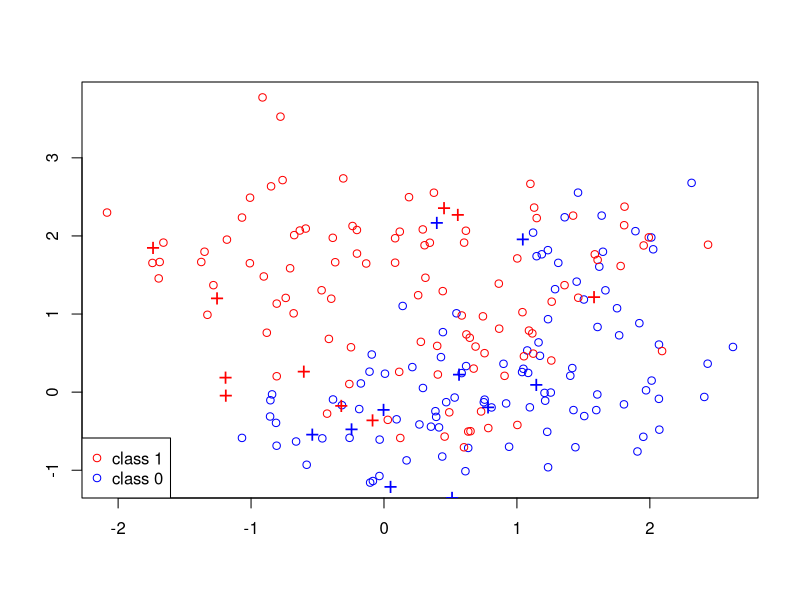
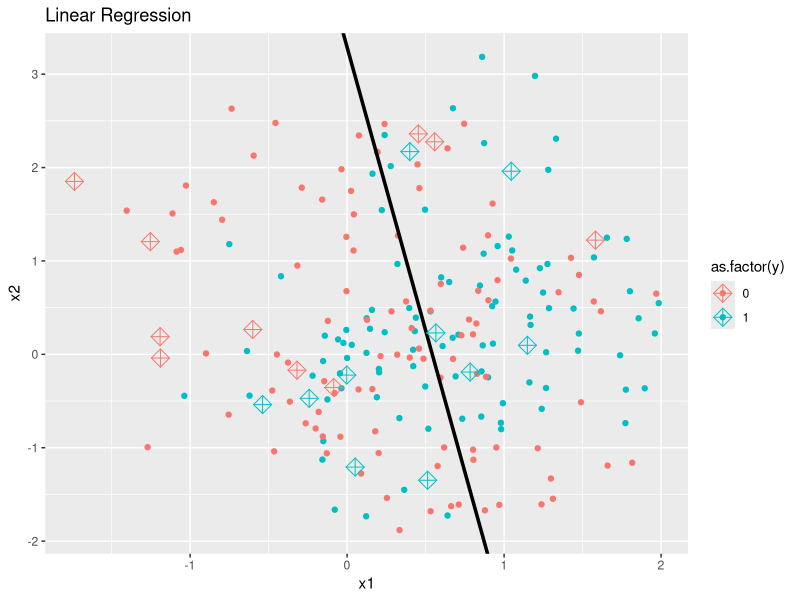
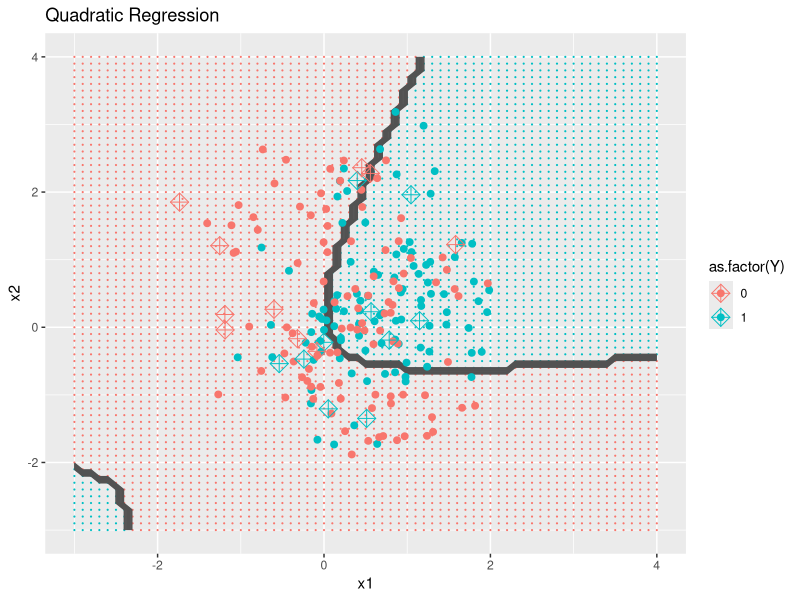
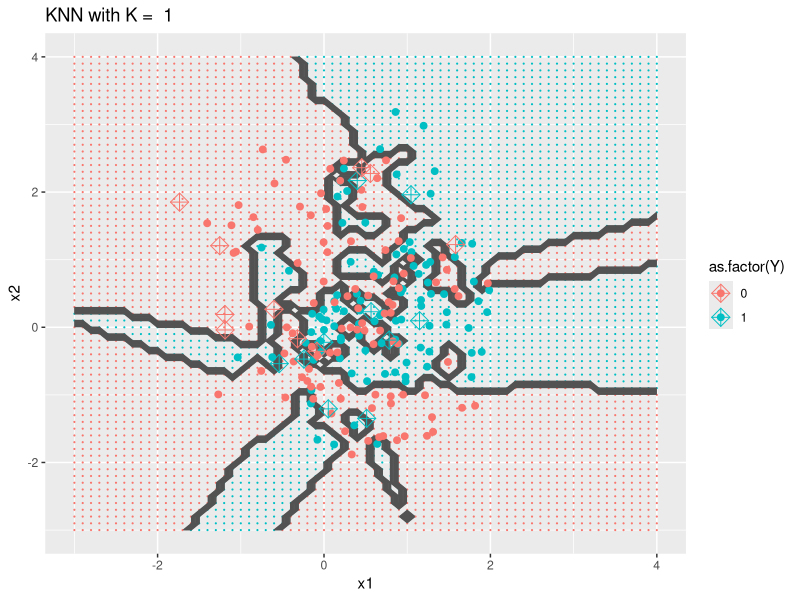
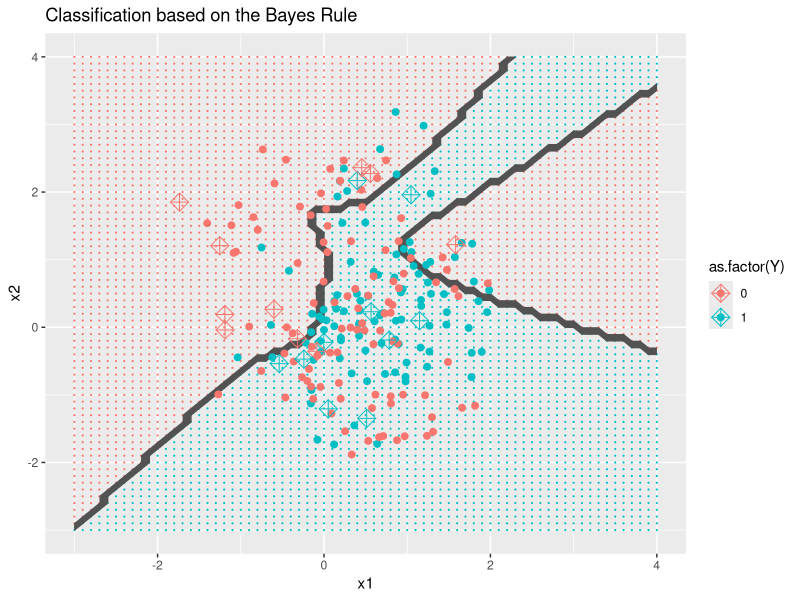
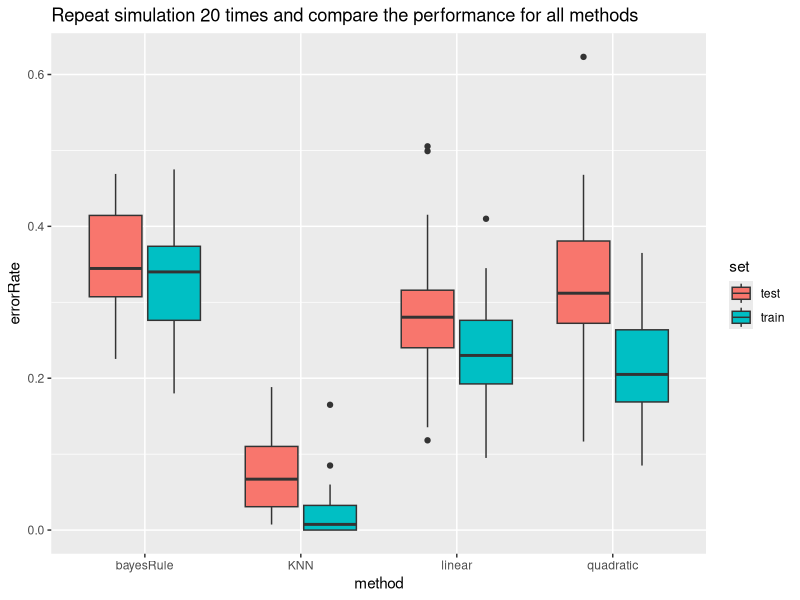
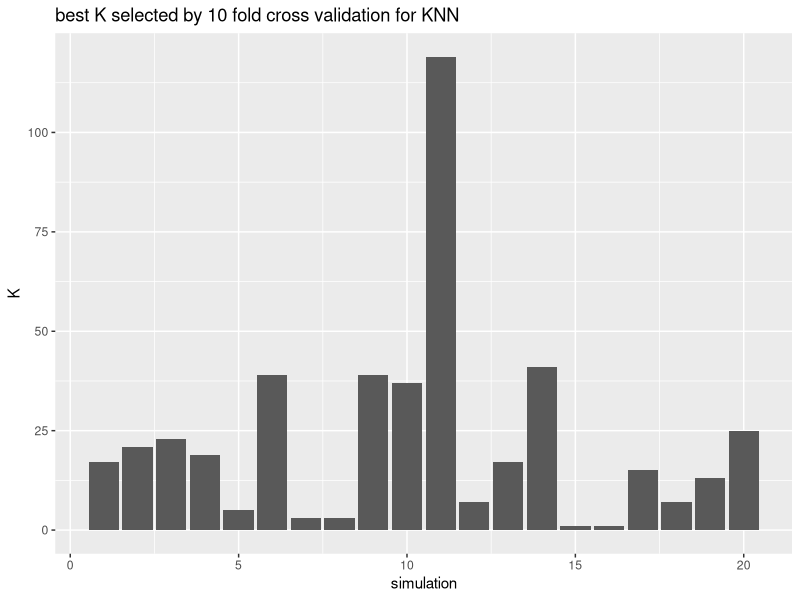

The R source for these figures, in order:
## ---- chunk 1
knitr::opts_chunk$set(warning = FALSE, message = FALSE)
options(scipen = 1, digits = 4, width = 80, fig.align = "center")
library(class)
library(ggplot2)
## ---- chunk 2
# fill the following result during 20 simulation run
linearTestErr = data.frame(method = rep("linear",20), set = rep("test", 20), errorRate = rep(0.0, 20)  )
linearTrainErr = data.frame(method = rep("linear",20), set = rep("train", 20), errorRate = rep(0.0, 20)  )

quadTestErr = data.frame(method = rep("quadratic",20), set = rep("test", 20), errorRate = rep(0.0, 20)  )
quadTrainErr = data.frame(method = rep("quadratic",20), set = rep("train", 20), errorRate = rep(0.0, 20)  )

knnTestErr = data.frame(method = rep("KNN",20), set = rep("test", 20), errorRate = rep(0.0, 20) )
knnTrainErr = data.frame(method = rep("KNN",20), set = rep("train", 20), errorRate = rep(0.0, 20)  )

bayesTestErr = data.frame(method = rep("bayesRule",20), set = rep("test", 20), errorRate = rep(0.0, 20)  )
bayesTrainErr = data.frame(method = rep("bayesRule",20), set = rep("train", 20), errorRate = rep(0., 20)  )
KNNCvBestK = rep(0, 20)
set.seed(8742)
## ---- chunk 3
generateCenters = function() {
  centers = 10; # number of centers
  p = 2;    
  sd = 1;  # sd for generating the centers within each class
  m1 = matrix(rnorm(centers*p), centers, p)*sd + cbind( rep(1,centers), rep(0,centers));
  m0 = matrix(rnorm(centers*p), centers, p)*sd + cbind( rep(0,centers), rep(1,centers));
  list(m0,m1)
}
## ---- chunk 4
generate_sim_data= function(centers = 10, n = 100, p = 2, sd = sqrt(1/5) ) {

  centers_mat = generateCenters()
  m0 = centers_mat[[1]]
  m1 = centers_mat[[2]]
  # Randomly allocate the n samples for class 1  to the 10 clusters
  id1 = sample(1:centers, n, replace = TRUE);
  # Randomly allocate the n samples for class 1 to the 10 clusters
  id0 = sample(1:centers, n, replace = TRUE);  
  matrix(rnorm(2*n*p), 2*n, p)*sd + rbind(m1[id1,], m0[id0,])
}
## ---- chunk 5
generateTrainAndTestData = function(train = 100, test = 5000) {

  train_data = generate_sim_data()
  train_df = data.frame(train_data)
  train_df$y = c(c(rep(1,train), rep(0,train)))
  colnames(train_df) = c("x1","x2","y")
  
  test_data = generate_sim_data(n = test)
  test_df = data.frame(test_data)
  test_df$y = c(rep(1,test), rep(0,test))
  colnames(test_df) = c("x1","x2","y")
  list(train_data = train_df, test_data = test_df)
}
## ---- chunk 6
sim_data = generateTrainAndTestData()
train_df = sim_data$train_data
test_df = sim_data$test_data
centers_mat = generateCenters()
m0 = centers_mat[[1]]
m1 = centers_mat[[2]]
## ---- chunk 7
#par(mfrow = c(1,2))
#plot(x2 ~ x1, col = y, data = train_df,
#     ylim = c(0, 5), xlim = c(0, 5), pch = 20, cex = 1.5)
#plot(x2 ~ x1, col = y, data = test_df,
#     ylim = c(0, 6), xlim = c(0, 6), pch = 20, cex = 1.5)
## ---- chunk 8
plot(train_df$x1, train_df$x2, type = "n", xlab = "", ylab = "")

points(train_df[train_df$y == 1,1], train_df[train_df$y == 1,2], col = "blue");
points(train_df[train_df$y == 0,1], train_df[train_df$y == 0,2], col = "red"); 

points(m1[1:10, 1], m1[1:10, 2], pch="+", cex=1.5, col="blue");    
points(m0[1:10, 1], m0[1:10, 2], pch="+", cex=1.5, col="red");   

legend("bottomleft", pch = c(1,1), col = c("red", "blue"), 
       legend = c("class 1", "class 0"))
## ---- chunk 9
simpleLinearRegression = function(index) {
  lm_fit = lm(y ~ ., data = train_df)
  lm_pred_cl_train = as.numeric(lm_fit$fitted > 0.5)
  c(train_error = mean(train_df$y != lm_pred_cl_train),
  test_error = round(mean(ifelse(predict(lm_fit, newdata = test_df) > 0.5, 1, 0) != test_df$y),4))
}
## ---- chunk 10
linearPlot = function (lm_fit) {
  ggplot(data = train_df, aes(x = x1, y = x2, color = as.factor(y))) + 
      geom_point() + geom_abline(slope = -lm_fit$coefficients[2]/lm_fit$coefficients[3], 
      intercept = (0.5 - lm_fit$coefficients[1])/lm_fit$coefficients[3], 
      size = 1.2) +
    geom_point(data = data.frame(m1), aes(x = X1, y = X2, color = as.factor(1)), shape  = 9, size = 4) + 
    geom_point(data = data.frame(m0), aes(x = X1, y = X2, color = as.factor(0)), shape  = 9, size = 4) +
    ggtitle("Linear Regression ")
}
## ---- chunk 11
quadraticRegression = function(index) {
  quad_fit = lm(y ~ x1 + x2 + I(x1*x2) + I(x1^2) + I(x2^2), data = train_df)
  lm_pred_cl_train = as.numeric(quad_fit$fitted > 0.5)
  c(train_error = mean(train_df$y != lm_pred_cl_train),
  test_error  = round(mean(ifelse(predict(quad_fit, newdata = test_df) > 0.5, 1, 0) != test_df$y),4))
}
## ---- chunk 12
quadraticPlot = function(quad_fit) {
# create a grid of points to be predicted by quad regression
X1 = seq(-3, 4, 0.1)
X2 = seq(-3, 4, 0.1)
X = expand.grid(x1 = X1, x2 = X2)
Y = ifelse(predict(quad_fit, newdata = X) > 0.5, 1, 0)

# plot the area
ggplot(data = X ) +
  geom_point(aes(x = x1, y = x2, color = as.factor(Y)), size = 0.1) +
  geom_contour(aes(x = x1, y = x2, z = Y), color = "grey32", inherit.aes = FALSE) +
  geom_point(data = train_df, aes(x = x1, y = x2, color = as.factor(y)), size = 2) +
    geom_point(data = data.frame(m1), aes(x = X1, y = X2, color = as.factor(1)), shape  = 9, size = 4) + 
  geom_point(data = data.frame(m0), aes(x = X1, y = X2, color = as.factor(0)), shape  = 9, size = 4) +
  ggtitle("Quadratic Regression ")
  
}

## ---- chunk 13

getCvKNNAveErrorRate=function(K,dataSet,foldSize,foldNum) {
  error = 0
  for (runId in 1:foldNum) {
      testSetIndex = ((runId - 1) * foldSize + 1):(ifelse(runId == 
          foldNum, nrow(dataSet), runId * foldSize))
      trainX = dataSet[-testSetIndex, c("x1", "x2")]
      trainY = as.factor(dataSet[-testSetIndex, ]$y)
      testX = dataSet[testSetIndex, c("x1", "x2")]
      testY = as.factor(dataSet[testSetIndex, ]$y)
      predictY = knn(trainX, testX, trainY, K)
      error = error + sum(predictY != testY)
  }
  error = error/nrow(dataSet)
  error
}

cvKNN = function(dataSet, foldNum) {
    foldSize = floor(nrow(dataSet)/foldNum)
    KVector = seq(1, (nrow(dataSet) - foldSize), 2)
    cvKNNAveErrorRates = sapply(KVector, getCvKNNAveErrorRate, dataSet, 
        foldSize, foldNum)
    result = list()
    result$bestK = max(KVector[cvKNNAveErrorRates == min(cvKNNAveErrorRates)])
    bestK_index = which(KVector %in% c(result$bestK))
    
    result$train.cvError = sum(knn(train_df, train_df, train_df$y, k = result$bestK) != train_df$y) / nrow(train_df)
    
    predictY = knn(train_df, test_df, train_df$y, k = result$bestK)
    result$cvError = sum(predictY != test_df$y) / nrow(test_df)
    result
}

foldNum = 10
kNearestNeighbor = function(index) {
  dataSet = train_df[sample(nrow(train_df)),]
  result = cvKNN(dataSet,foldNum)
  c(result$train.cvError,result$cvError,result$bestK)
}
## ---- chunk 14
knnPlot = function(bestK) {
  # create a grid of points to be predicted by KNN
  X1 = seq(-3, 4, 0.1)
  X2 = seq(-3, 4, 0.1)
  X = expand.grid(x1 = X1, x2 = X2)
  Y = knn(train_df[, c("x1", "x2")], X, train_df[, c("y")] , bestK) 
  
  # plot the area
  ggplot(data = X ) +
    geom_point(aes(x = x1, y = x2, color = as.factor(Y)), size = 0.1) +
    geom_contour(aes(x = x1, y = x2, z = as.integer(Y)), color = "grey32", inherit.aes = FALSE) +
    geom_point(data = train_df, aes(x = x1, y = x2, color = as.factor(y)), size = 2) +
      geom_point(data = data.frame(m1), aes(x = X1, y = X2, color = as.factor(1)), shape  = 9, size = 4) + 
    geom_point(data = data.frame(m0), aes(x = X1, y = X2, color = as.factor(0)), shape  = 9, size = 4) +
    ggtitle(paste("KNN with K = ", bestK))
  
}


## ---- chunk 15
# bayes error
mixedModelBayes=function(x){
  sum(exp(-apply((t(m1)-x)^2, 2, sum)*5/2))/sum(exp(-apply((t(m0)-x)^2, 2, sum)*5/2))
}

bayesError = function(index) {
  cl_train_pred_Bayes = apply(train_df[,1:2], 1, mixedModelBayes)
  cl_train_pred_Bayes = as.numeric(cl_train_pred_Bayes > 1);
  train.err.Bayes = sum(train_df$y !=  cl_train_pred_Bayes) / nrow(train_df)

  cl_test_pred_Bayes = apply(test_df[,1:2], 1, mixedModelBayes)
  cl_test_pred_Bayes = as.numeric(cl_test_pred_Bayes > 1);
  test.err.Bayes = sum(test_df$y !=  cl_test_pred_Bayes) / nrow(test_df)
  c(train.err.Bayes,test.err.Bayes)
}
## ---- chunk 16
bayesPlot = function() {
  # create a grid of points to be predicted by bayes rule
  X1 = seq(-3, 4, 0.1)
  X2 = seq(-3, 4, 0.1)
  X = expand.grid(x1 = X1, x2 = X2)
  Y = as.numeric(apply(X, 1, mixedModelBayes) > 1)
  
  # plot the area
  ggplot(data = X ) +
    geom_point(aes(x = x1, y = x2, color = as.factor(Y)), size = 0.1) +
    geom_contour(aes(x = x1, y = x2, z = Y), color = "grey32", inherit.aes = FALSE) +
    geom_point(data = train_df, aes(x = x1, y = x2, color = as.factor(y)), size = 2) +
      geom_point(data = data.frame(m1), aes(x = X1, y = X2, color = as.factor(1)), shape  =9, size = 4) + 
    geom_point(data = data.frame(m0), aes(x = X1, y = X2, color = as.factor(0)), shape  = 9, size = 4) +
    ggtitle("Classification based on the Bayes Rule ")
}

## ---- chunk 17
simSize = 20

for(i in 1:simSize) {
  sim_data = generateTrainAndTestData()
  train_df = sim_data$train_data
  test_df = sim_data$test_data
  lr_errors = simpleLinearRegression(i)
  linearTrainErr[i,"errorRate"] = lr_errors[1]
  linearTestErr[i,"errorRate"] = lr_errors[2]
  quad_errors = quadraticRegression(i)
  quadTrainErr[i,"errorRate"] = quad_errors[1]
  quadTestErr[i,"errorRate"] = quad_errors[2]
  knn_errors = kNearestNeighbor(i)
  knnTrainErr[i,"errorRate"] = knn_errors[1]
  knnTestErr[i,"errorRate"] = knn_errors[2]
  KNNCvBestK[i] = knn_errors[3]
  bayes_errors = bayesError(i)
  bayesTrainErr[i,"errorRate"] = bayes_errors[1]
  bayesTestErr[i,"errorRate"] = bayes_errors[2]
}

# visualization of 4 methods
linearPlot( lm(y ~ ., data = train_df) )
quadraticPlot( lm(y ~ x1 + x2 + I(x1*x2) + I(x1^2) + I(x2^2), data = train_df) )
knnPlot(min(KNNCvBestK))
bayesPlot()

# consolidate all results
finalErr = rbind(linearTestErr, linearTrainErr, quadTestErr, quadTrainErr, knnTestErr, knnTrainErr, bayesTestErr, bayesTrainErr)

# plot boxplot
ggplot(finalErr, aes(x = method, y = errorRate, fill = set)) +
  geom_boxplot() +
  ggtitle("Repeat simulation 20 times and compare the performance for all methods ")
## ---- chunk 18

bestK_df = data.frame(simulation = seq(1,20,1), K = KNNCvBestK)

# plot barplot for 20 best K
ggplot(bestK_df, aes(x = simulation, y = K)) +
  geom_bar(stat = "identity") +
  ggtitle("best K selected by 10 fold cross validation for KNN ")



## ---- chunk 19
mean(KNNCvBestK)

## ---- chunk 20
sd(KNNCvBestK)
